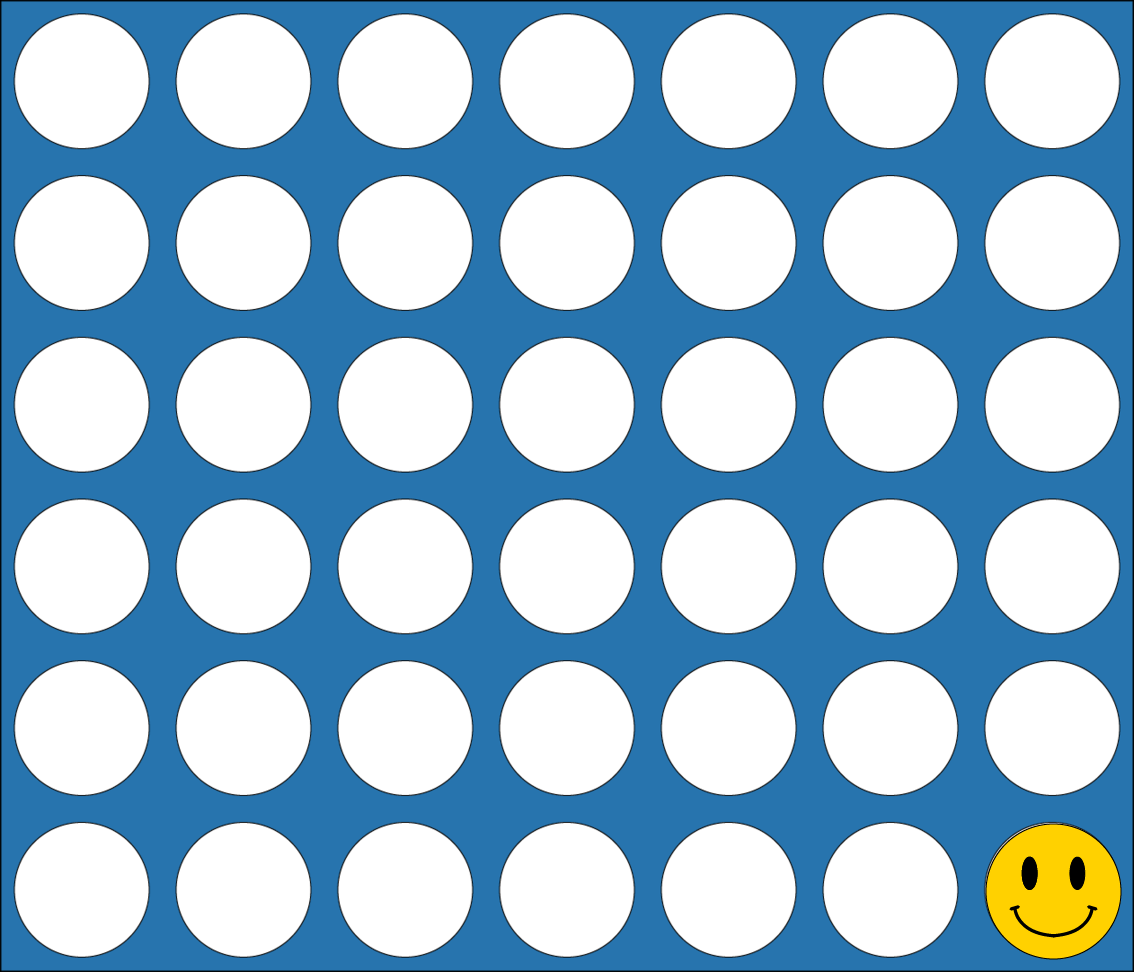

The script that saved this image:
# -*- coding: utf-8 -*-
"""
Created on Fri Feb  5 21:08:50 2021

@author: sammy
"""
import discord
import pygame
import numpy as np



class MyClient(discord.Client):
    async def on_ready(self):
        print('Bot is ready.')
        await client.change_presence(activity=discord.Game("!info for introduction!"))
    
    async def on_message(self, message):
        # we do not want the bot to reply to itself
        if message.author.id == self.user.id:
            return
        if message.content.startswith("!connect4"):
            pygame.init()
            #create screen
            screen = pygame.display.set_mode((1134,972))
            #background
            background = pygame.image.load("Connect4Board.png")
            #title and icon
            pygame.display.set_caption("Connect 4")
            
            #Player 1
            playerImg1 = pygame.image.load("PuckSmiley.png")
            
            #Player 2
            playerImg2 = pygame.image.load("PuckHeart.png")
            
            
            
            def save_file():
                s=pygame.display.get_surface()
                pygame.image.save(s, "connect4.png")
                return
            
            
            ROW_COUNT = 6
            COLUMN_COUNT = 7
            
            
            def return_coords():
                tuple1 = (13.5, 823.5)
                tuple2 = (175.5, 823.5)
                tuple3 = (337.5, 823.5)
                tuple4 = (499.5, 823.5)
                tuple5 = (661.5, 823.5)
                tuple6 = (823.5, 823.5)
                tuple7 = (985.5, 823.5)
                tuple8 = (13.5, 661.5)
                tuple9 = (175.5, 661.5)
                tuple10 = (337.5, 661.5)
                tuple11 = (499.5, 661.5)
                tuple12 = (661.5, 661.5)
                tuple13 = (823.5, 661.5)
                tuple14 = (985.5, 661.5)
                tuple15 = (13.5, 499.5)
                tuple16 = (175.5, 499.5)
                tuple17 = (337.5, 499.5)
                tuple18 = (499.5, 499.5)
                tuple19 = (661.5, 499.5)
                tuple20 = (823.5, 499.5)
                tuple21 = (985.5, 499.5)
                tuple22 = (13.5, 337.5)
                tuple23 = (175.5, 337.5)
                tuple24 = (337.5, 337.5)
                tuple25 = (499.5, 337.5)
                tuple26 = (661.5, 337.5)
                tuple27 = (823.5, 337.5)
                tuple28 = (985.5, 337.5)
                tuple29 = (13.5, 175.5)
                tuple30 = (175.5, 175.5)
                tuple31 = (337.5, 175.5)
                tuple32 = (499.5, 175.5)
                tuple33 = (661.5, 175.5)
                tuple34 = (823.5, 175.5)
                tuple35 = (985.5, 175.5)
                tuple36 = (13.5, 13.5)
                tuple37 = (175.5, 13.5)
                tuple38 = (337.5, 13.5)
                tuple39 = (499.5, 13.5)
                tuple40 = (661.5, 13.5)
                tuple41 = (823.5, 13.5)
                tuple42 = (985.5, 13.5)
                
                firsttuple = (tuple1, tuple2, tuple3, tuple4, tuple5, tuple6, tuple7)
                secondtuple = (tuple8, tuple9, tuple10, tuple11, tuple12, tuple13, tuple14)
                thirdtuple = (tuple15, tuple16, tuple17, tuple18, tuple19, tuple20, tuple21)
                fourthtuple = (tuple22, tuple23, tuple24, tuple25, tuple26, tuple27, tuple28)
                fifthtuple = (tuple29, tuple30, tuple31, tuple32, tuple33, tuple34, tuple35)
                sixthtuple = (tuple36, tuple37, tuple38, tuple39, tuple40, tuple41, tuple42)
                
                tupleboard = (firsttuple, secondtuple, thirdtuple, fourthtuple, fifthtuple, sixthtuple)
                
                return tupleboard
            
                    
            def create_board():
                board = np.zeros((ROW_COUNT, COLUMN_COUNT))
                return board
            
            def drop_piece(board, row, col, piece):
                board[row][col] = piece
            
            def is_valid_location(board, col):
                return board[ROW_COUNT-1][col] == 0
            
            def get_next_open_row(board, col):
                for r in range(ROW_COUNT):
                    if board[r][col] == 0:
                        return r
                
            def print_scene(board, coord):
                screen.fill((0, 0, 0))
                screen.blit(background, (0,0))
                
                for c in range(COLUMN_COUNT):
                    for r in range(ROW_COUNT):
                        if(board[r][c]==1):
                            screen.blit(playerImg1,(coord[r][c]))
                        if(board[r][c]==2):
                            screen.blit(playerImg2,(coord[r][c]))
            
                pygame.display.update()
                save_file()
                        
            def winning_move(board, piece):
                # Check horizontal locations for win
                for c in range(COLUMN_COUNT - 3):
                    for r in range(ROW_COUNT):
                        if board[r][c] == piece and board[r][c+1] == piece and board[r][c+2] == piece and board[r][c+3] == piece:
                            return True
                        
                # Check vertical locations for win
                for c in range(COLUMN_COUNT):
                    for r in range(ROW_COUNT - 3):
                        if board[r][c] == piece and board[r+1][c] == piece and board[r+2][c] == piece and board[r+3][c] == piece:
                            return True
                        
                # Check positively sloped diagonals
                for c in range(COLUMN_COUNT - 3):
                    for r in range(ROW_COUNT - 3):
                        if board[r][c] == piece and board[r+1][c+1] == piece and board[r+2][c+2] == piece and board[r+3][c+3] == piece:
                            return True
                
                # Check negatively sloped diagonals
                for c in range(COLUMN_COUNT - 3):
                    for r in range(3, ROW_COUNT):
                        if board[r][c] == piece and board[r-1][c+1] == piece and board[r-2][c+2] == piece and board[r-3][c+3] == piece:
                            return True
                        
            
            board = create_board()
            
            game_over = False
            turn = 0;
            coords = return_coords()
            def is_correct(x): 
                return int(x.content) <= 6 and int(x.content) >= 0 and x.content.isdigit() and x.channel == message.channel
            while not game_over:
                
               
                for event in pygame.event.get():
                    if event.type == pygame.QUIT:
                        save_file()
                        game_over = True
                print_scene(board, coords)
                await message.channel.send(file=discord.File('connect4.png'))
                # Ask for Player 1 Input
                if turn == 0:
                    await message.channel.send("Player 1 Make your Selection (0-6): ")
                    
                    col = await self.wait_for('message', check=is_correct)
                    col = int(col.content)
                            
                    if not is_valid_location(board, col):
                        await message.channel.send("This column is full.")
                        continue
                    
                    if is_valid_location(board, col):
                        row = get_next_open_row(board, col)
                        drop_piece(board, row, col, 1)
                        
                        if winning_move(board, 1):
                            print_scene(board, coords)
                            await message.channel.send(file=discord.File('connect4.png'))
                            await message.channel.send("PLAYER 1 WINS !!!")
                            game_over = True
                            break
                # Ask for Player 2 Input
                else:
                    await message.channel.send("Player 2 Make your Selection (0-6): ")
                    
                    col = await self.wait_for('message', check=is_correct)
                    col = int(col.content)   
                    if not is_valid_location(board, col):
                        await message.channel.send("This column is full.")
                        continue
                    
                    if is_valid_location(board, col):
                        row = get_next_open_row(board, col)
                        drop_piece(board, row, col, 2)
                        
                        if winning_move(board, 2):
                            print_scene(board, coords)
                            await message.channel.send(file=discord.File('connect4.png'))
                            await message.channel.send("PLAYER 2 WINS !!!")
                            game_over = True
                            break
                
                turn += 1
                turn = turn % 2
                
            pygame.display.quit()
            pygame.quit()
client = MyClient()
client.run('ODA3NDcyNTI2MjE3MDUyMTYw.YB4fZA.qof50jXFk1kKTyOnlEIaIIAJ8MI')
